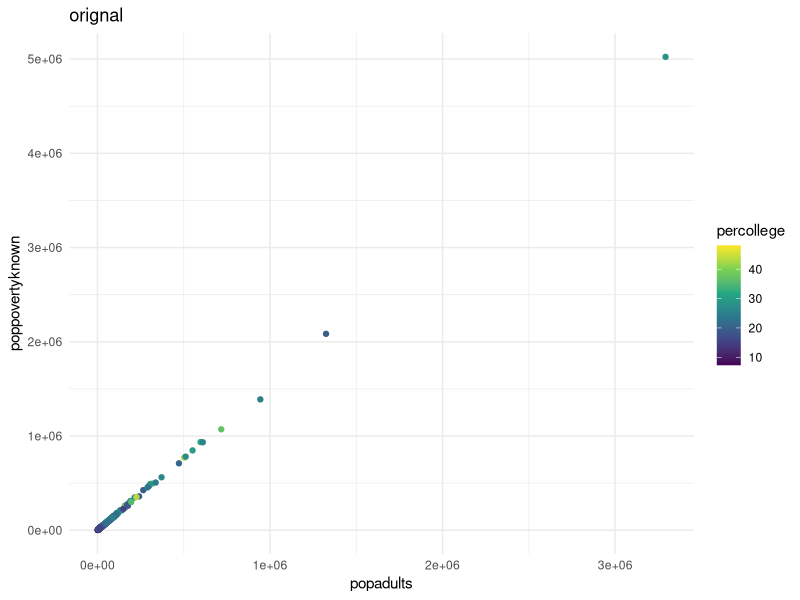
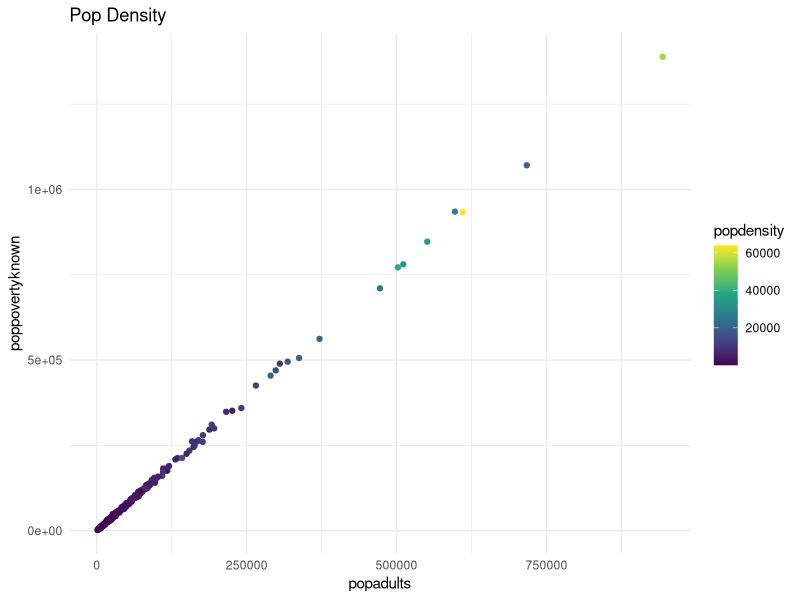
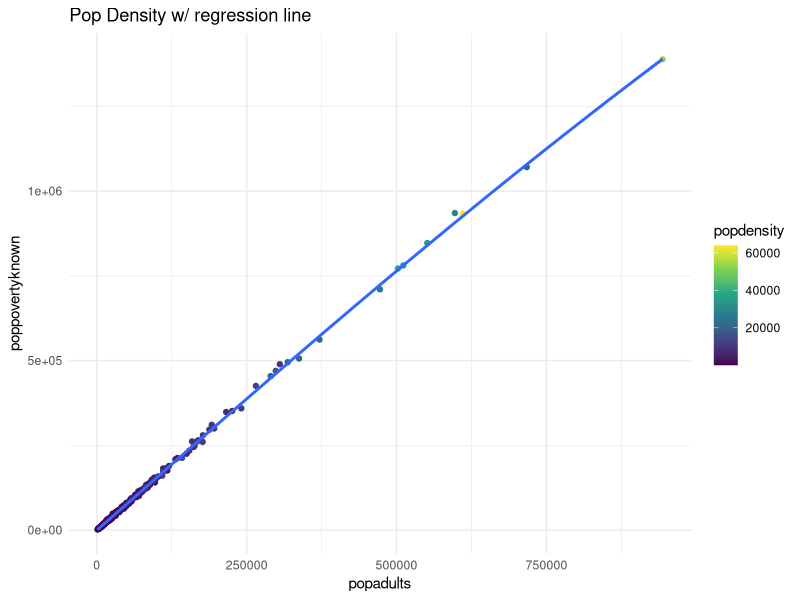
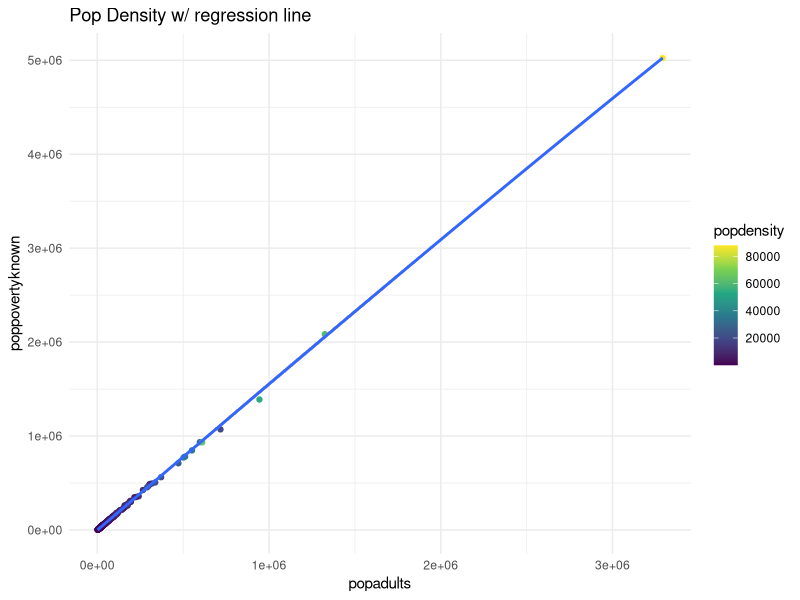
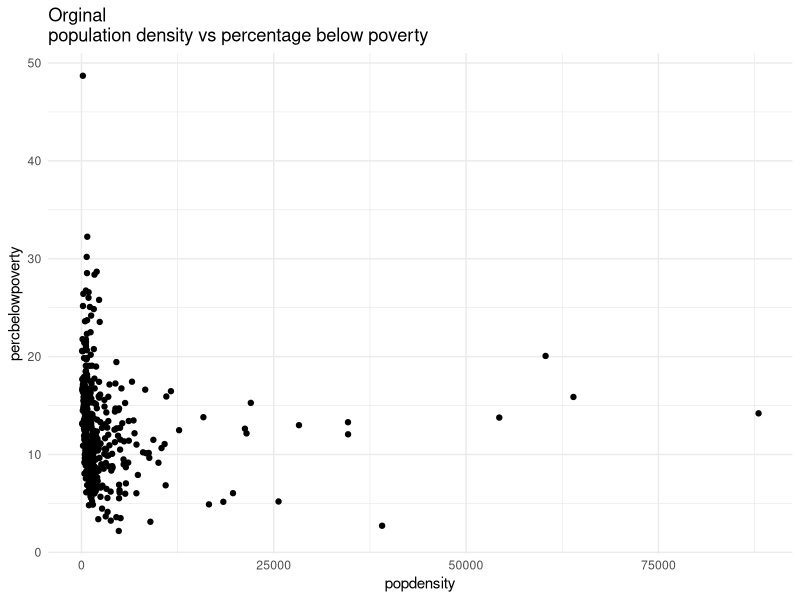
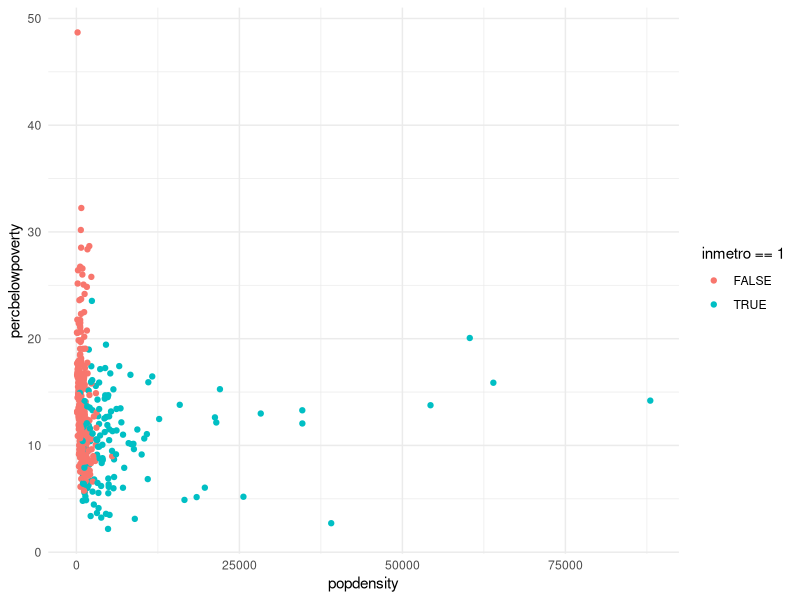
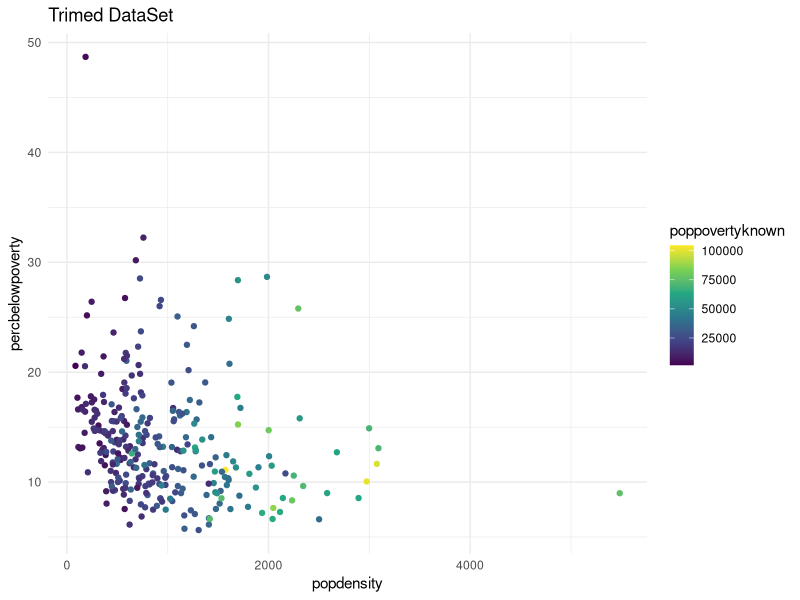
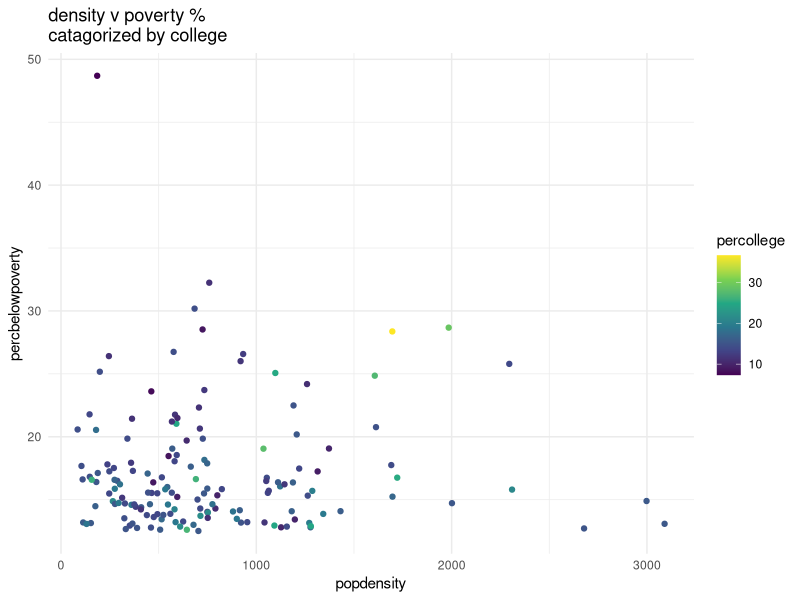

Generate these figures, in order, with R:
# install.packages("tidyverse")
library(tidyverse)

# Making it color blind friendly
#region 

# uncomment as needed
# install.packages("viridis")
# install.packages("scales")

library(viridis)
library(scales)

theme_set(theme_minimal())

options(ggplot2.continuous.colour="viridis")
options(ggplot2.continuous.fill = "viridis")
#endregion
midwest

# 1 Jake
#region

# lets first look to see if there is any realtionship between adults and poverity
# poppovertyknown <int>
# popadults <int>
# percollege <dbl>

ggplot(midwest) +
geom_point(mapping=aes(popadults, poppovertyknown, color=percollege)) +
ggtitle("orignal")

midwest %>%
filter(popadults >= 3e+6) %>%
arrange(desc(popdensity))

midwest %>%
filter(popadults >= 1e+6) %>%
arrange(desc(popdensity)) %>%
select(popdensity)

j1 <- midwest %>%
filter(popadults <= 1e+6)


ggplot(j1) +
geom_point(mapping=aes(popadults, poppovertyknown, color=popdensity)) +
ggtitle("Pop Density")

ggplot(j1) +
geom_point(mapping=aes(popadults, poppovertyknown, color=popdensity)) +
geom_smooth(mapping=aes(popadults, poppovertyknown)) +
ggtitle("Pop Density w/ regression line")

ggplot(midwest) +
geom_point(mapping=aes(popadults, poppovertyknown, color=popdensity)) +
geom_smooth(mapping=aes(popadults, poppovertyknown)) +
ggtitle("Pop Density w/ regression line")


# This really brings us to the shocking conclusion that the more people exist in a place the higher amount of poverty as well.
#endregion

# 2 Jake
#region
ggplot(midwest) +
geom_point(aes(popdensity, percbelowpoverty)) + 
ggtitle("Orginal\npopulation density vs percentage below poverty")

ggplot(midwest) +
geom_point(aes(popdensity, percbelowpoverty, color=inmetro == 1))

# Take note of really high non metro ones

j2 <- midwest %>%
filter(inmetro != 1)

ggplot(j2) +
geom_point(aes(popdensity, percbelowpoverty, color=poppovertyknown)) +
ggtitle("Trimed DataSet")

# clearing out some of the bottom values

j2 <- midwest %>%
filter(inmetro != 1) %>%
filter(percbelowpoverty > 12.5)

ggplot(j2) +
geom_point(aes(popdensity, percbelowpoverty, color=percollege)) +
ggtitle("density v poverty %\ncatagorized by college")

ggplot(j2) +
geom_point(aes(popdensity, percbelowpoverty, color=percollege)) +
geom_smooth(aes(popdensity, percbelowpoverty)) +
ggtitle("density v poverty %\ncatagorized by college")

# now we can see the percentage below poverty, really isn't impacted by population density or percentage that attended college
#endregion

# Cole 1
#region
c <- mutate(midwest, totperc_popother = percblack + percamerindan + percasian + percother)

ggplot(data=c) + geom_point(mapping=aes(x = state, y = totperc_popother,color = percbelowpoverty))

c1 <- filter(c, state == "WI", totperc_popother >= 75) 

#endregion

# Cole 2
#region
ggplot(data = midwest) + geom_point(mapping = aes(x = percollege, y = percadultpoverty, color = inmetro))
ggplot(data = midwest) + geom_point(mapping = aes(x = percollege, y = percchildbelowpovert, color = inmetro))
ggplot(data = midwest) + geom_point(mapping = aes(x = percollege, y = percelderlypoverty, color = inmetro))

c3 <- mutate(midwest, average_perc_poverty = (percadultpoverty + percchildbelowpovert + percelderlypoverty) / 3)
ggplot(data = c3) + geom_point(mapping = aes(x = percollege, y = average_perc_poverty, color = inmetro))

c4 <- select(c3, contains("poverty") & -"poppovertyknown")
arrange(c4, average_perc_poverty)
#endregion


